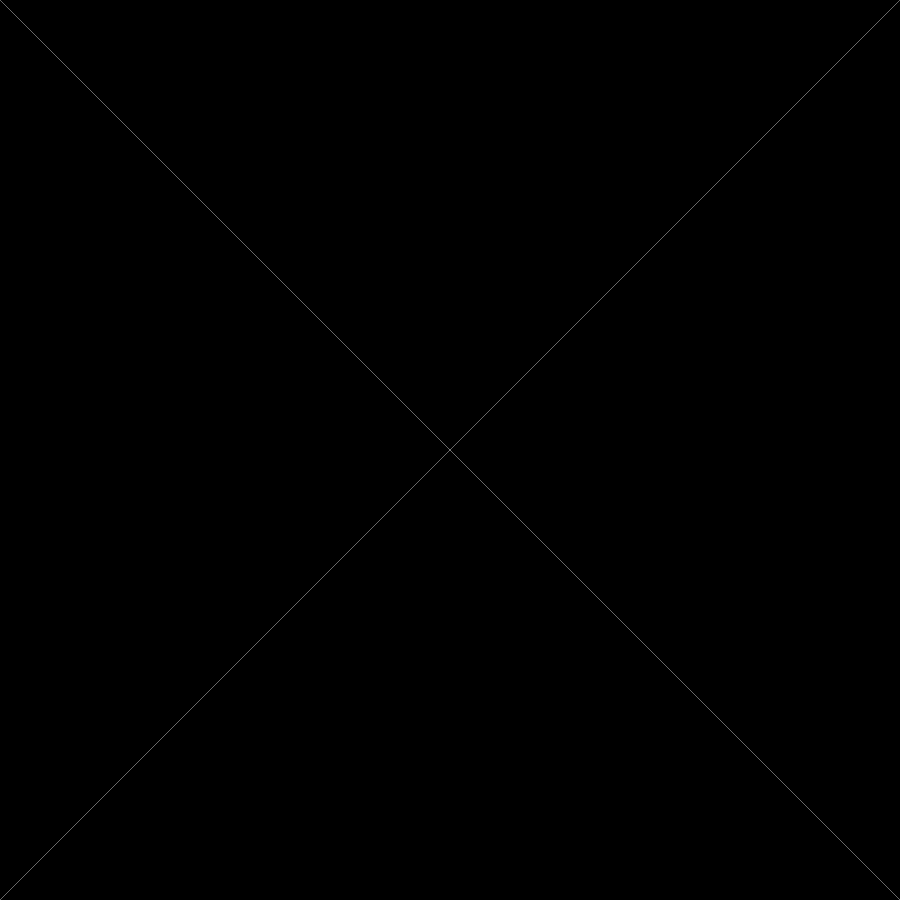
Frame 1 (no input)
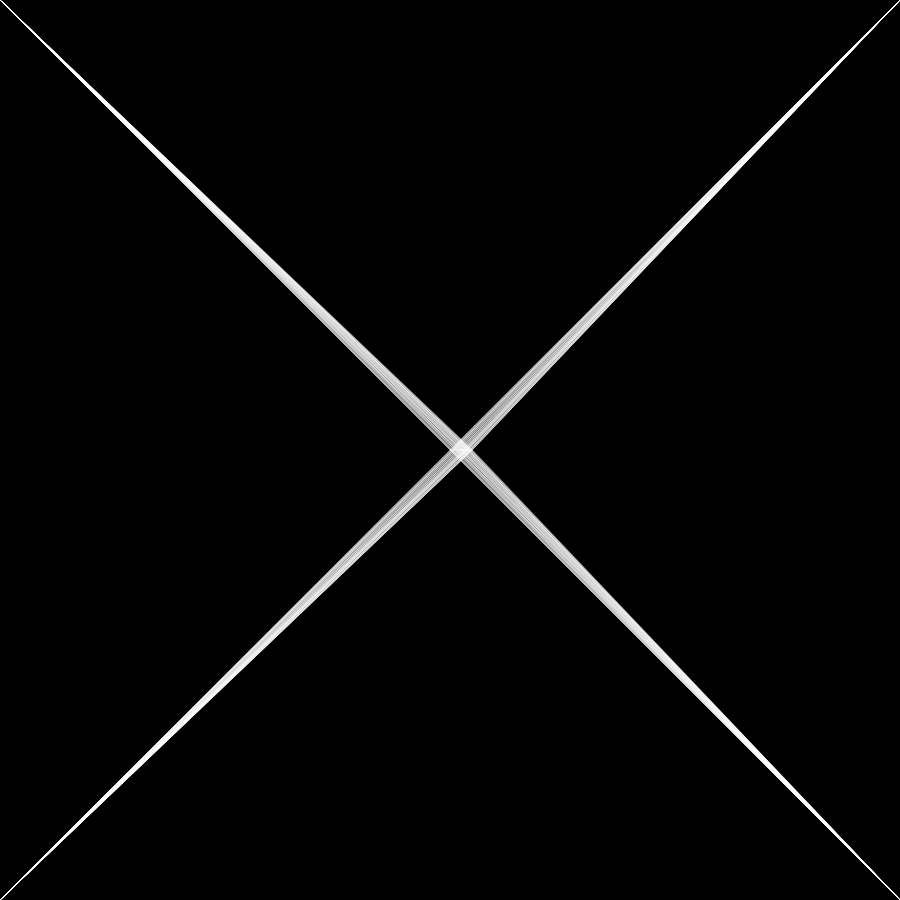
Frame 60 (no input)
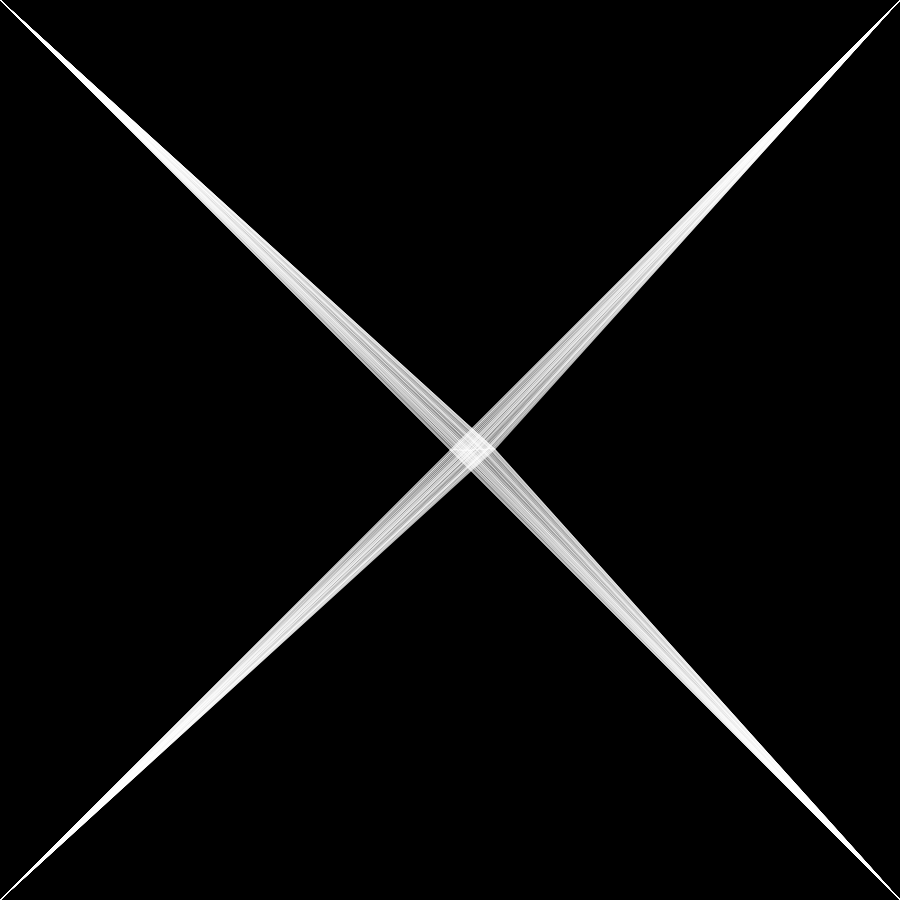
Frame 120 (the mouse pressed at the canvas centre since frame 60)

The p5.js sketch that drew these frames (run headless with seeded random() and noise() and a simulated clock; from frame 60 on, the mouse is pressed at the canvas centre):

// p5.js sketch
// ── sketch.js

var posX;
var posY;
var diam;
var seed = 0.3;
function setup() {
  createCanvas(900,900);
  console.log(width);
  posX = width/2;
  posY =height/2 ;
  diam = 30;
  background(0);
  strokeWeight(0.7);
}

function draw() {
  // background(200);
  noFill();
  stroke(255, 150);
  
  line(0,0, posX, posY);
  line(width, height, posX, posY);
  line(0, height, posX, posY);
  line(width, 0, posX, posY);


  posX = posX + noise(seed);
  posY = posY + random(-1, 1)*noise(seed);
  
  seed = seed + 0.01;

}
